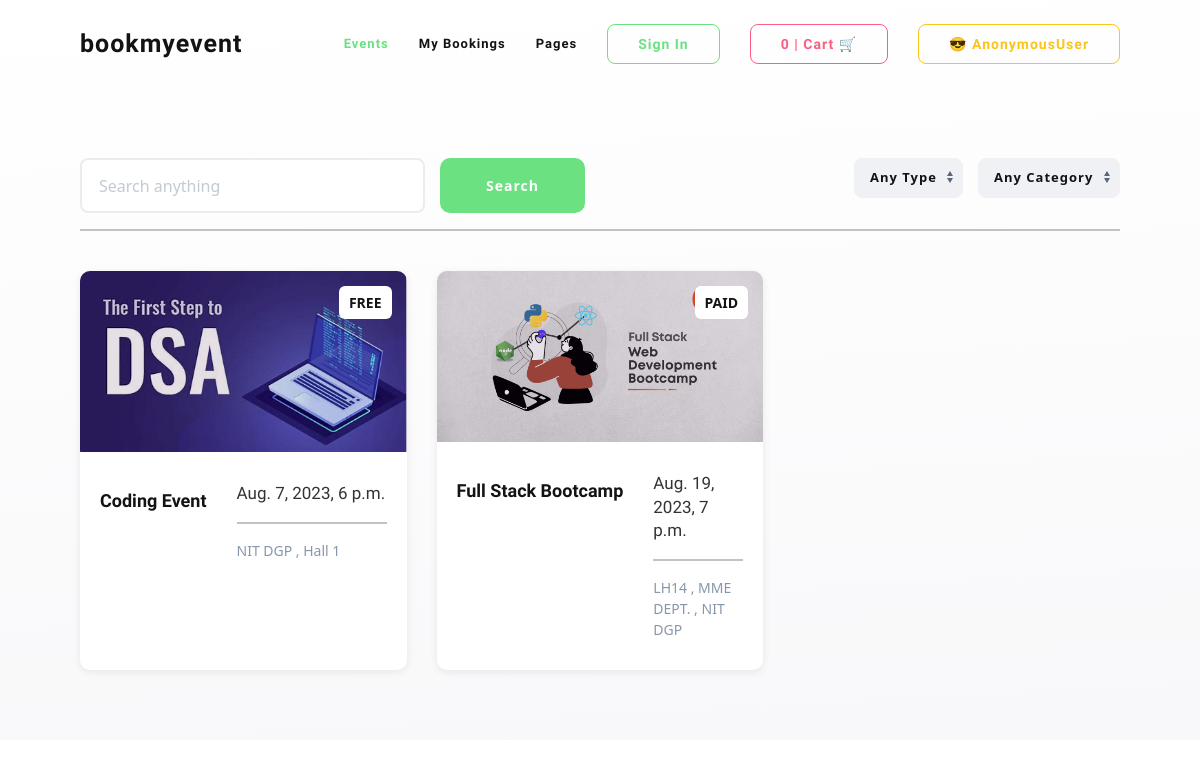
The page / on the database its author committed.
### app/models.py (models this page shows, shortened)
class Event_Details(models.Model):
    CATEGORY = (
        ('EDUCATIONAL','EDUCATIONAL'),
        ('SPORTS','SPORTS'),
        ('CAREER','CARRER'),
        ('SPIRITUAL','SPIRITUAL'),
        ('COMEDY','COMEDY'),
        ('CULTURAL','CULTURAL'),
        ('OTHERS','OTHERS'),
    )
    PRICE = (('FREE','FREE'),('PAID','PAID'))
    STATUS = (('Publish','Publish'),('Draft','Draft'))
    name = models.CharField(max_length=200)
    image = models.ImageField(upload_to='Event_images/img')
    date = models.DateTimeField()
    price_type = models.CharField(max_length=100,choices=PRICE, default='fixed')
    price = models.IntegerField(default='0')
    category = models.CharField(max_length=100,choices=CATEGORY, default='fixed')
    location = models.CharField(max_length=500)
    description = RichTextField(null=True)
    timings = RichTextField(null=True)
    main_guest = RichTextField(null=True)
    instruction = RichTextField(null=True)
    status = models.CharField(max_length=100,choices=STATUS,default='fixed')

### app/views.py (the view)
# urls.py: 2. Add a URL to urlpatterns:  path('', views.home, name='home')
def home(request):
    details = Event_Details.objects.filter(status='Publish')
    context = {
        'details' : details,
    }
    return render(request,'home.html',context)

### template/home.html (shortened to what this page needs)
{% extends 'base.html' %}
{% load static %}
{% block main-content %}
<div class="uk-section">
  <div class="uk-container">
    <div class="uk-child-width-1-2@m" data-uk-grid>
      <div>
        <form class="uk-search uk-search-default uk-width-1-1" action="{% url 'search' %}" method="get">
          <div class="uk-grid-small" data-uk-grid>
            <div class="uk-width-expand">
              <input class="uk-input uk-form-large uk-border-rounded-medium" type="search" placeholder="Search anything" name="query" id="query">
            </div>
            <div class="uk-width-auto">
              <button class="uk-button uk-button-large uk-button-primary">Search</button>
            </div>
          </div>
        </form>
      </div>
      <div>
        <div class="uk-grid-small uk-child-width-auto@m uk-flex uk-flex-right" data-uk-grid>
          <div>
            <select class="uk-select uk-select-light">
              <option>Any Type</option>
            </select>
          </div>
          <div>
            <select class="uk-select uk-select-light">
              <option>Any Category</option>
            </select>
          </div>
        </div>
      </div>
    </div>
    <hr class="uk-button-secondary">
      <div class="uk-child-width-1-2@s uk-child-width-1-3@m uk-grid-match uk-margin-medium-top" data-uk-grid>
        {% for x in details %}
        <div>
          <div class="uk-card uk-card-small uk-card-default uk-card-hover uk-border-rounded-large uk-overflow-hidden">
            <div class="uk-card-media-top uk-inline uk-light">
              <img src="/{{x.image}}">
              <div class="uk-position-cover uk-overlay-xlight"></div>
              <div class="uk-position-small uk-position-top-right">
                <span class="uk-label uk-text-bold uk-text-price">{{x.price_type}}</span>
              </div>
            </div>
            <div class="uk-card-body">
              <div data-uk-grid>
                <div class="uk-width-auto uk-text-center">
                  <span class="uk-display-block uk-h4 uk-margin-xsmall-top">{{x.name}}</span>
                </div>
                <div class="uk-width-expand">
                  <h3 class="uk-card-title">{{x.date}}</h3>
                  <hr class="uk-button-secondary">
                  <p class="uk-text-muted uk-text-small">{{x.location}}</p>
                </div>
              </div>
            </div>
            <a href="{% url 'EventDescription' x.id %}" class="uk-position-cover"></a>
          </div>
        </div>
        {% endfor %}
    </div>
  </div>
{% endblock main-content %}

### template/base.html (shortened to what this page needs)
{% load static %}
<!DOCTYPE html>
<html lang="en-gb" dir="ltr">
<head>
  <link rel="stylesheet" href="{% static 'app/css/main.css' %}" />
  <link href="https://cdn.jsdelivr.net/npm/bootstrap@5.3.0/dist/css/bootstrap.min.css" rel="stylesheet">
</head>
<body class="uk-background-body">
    <header id="header">
        <div data-uk-sticky="animation: uk-animation-slide-top; sel-target: .uk-navbar-container; cls-active: uk-navbar-sticky; cls-inactive: uk-navbar-transparent ; top: #header">
          <nav class="uk-navbar-container uk-letter-spacing-small uk-text-bold">
            <div class="uk-container">
              <div class="uk-position-z-index" data-uk-navbar>
                <div class="uk-navbar-left">
                  <a class="uk-navbar-item uk-logo" href="{% url 'home' %}">bookmyevent</a>
                </div>
                <div class="uk-navbar-right">
                  <ul class="uk-navbar-nav uk-visible@m" data-uk-scrollspy-nav="closest: li; scroll: true; offset: 80">
                    <li class="uk-active"><a href="{% url 'home' %}">Events</a></li>
                    <li ><a href="#">My Bookings</a></li>
                    <li >
                      <a href="#">Pages</a>
                    </li>
                  </ul>
                  {% if user.is_authenticated %}
                  <div class="uk-navbar-item">
                    <div><a class="uk-button uk-button-danger-outline" href="{% url 'User_Logout' %}">Logout</a></div>
                  </div>
                  {% else %}
                  <div class="uk-navbar-item">
                    <div><a class="uk-button uk-button-primary-outline" href="{% url 'User_Register' %}">Sign In</a></div>
                  </div>
                  {% endif %}
                  <div class="uk-navbar-item">
                    <div><a class="uk-button uk-button-danger-outline" href="{% url 'cart_detail' %}">{{request.session.cart|length}} | Cart 🛒</a>
                 </div> </div>
                 <div class="uk-navbar-item">
                  <div><button class="uk-button uk-button-warning-outline" href="#">😎 {{request.user}}</button>
               </div> </div>
                </div>
              </div>
            </div>
          </nav>
        </div>
    </header>
{% block main-content %}{% endblock main-content %}
</body>
</html>

### rows shown on the page
Event_Details: image (picture), price_type "FREE", name "Coding Event", date "Aug. 7, 2023, 6 p.m.", location "NIT DGP , Hall 1"
Event_Details: image (picture), price_type "PAID", name "Full Stack Bootcamp", date "Aug. 19, 2023, 7 p.m.", location "LH14 , MME DEPT. , NIT DGP"

### other values the page prints
{{ request.session.cart|length }} "0"
{{ request.user }} "AnonymousUser"
